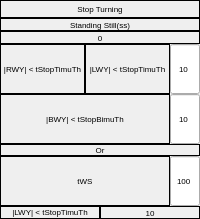
             <widget class="QFrame" name="t2ss_Frame">
              <property name="frameShape">
               <enum>QFrame::Shape::NoFrame</enum>
              </property>
              <property name="frameShadow">
               <enum>QFrame::Shadow::Raised</enum>
              </property>
              <layout class="QVBoxLayout" name="verticalLayout_22">
               <property name="spacing">
                <number>0</number>
               </property>
               <property name="leftMargin">
                <number>0</number>
               </property>
               <property name="topMargin">
                <number>0</number>
               </property>
               <property name="rightMargin">
                <number>0</number>
               </property>
               <property name="bottomMargin">
                <number>0</number>
               </property>
               <item>
                <widget class="QLabel" name="stopTurning_Label">
                 <property name="maximumSize">
                  <size>
                   <width>16777215</width>
                   <height>18</height>
                  </size>
                 </property>
                 <property name="font">
                  <font>
                   <pointsize>6</pointsize>
                  </font>
                 </property>
                 <property name="frameShape">
                  <enum>QFrame::Shape::Box</enum>
                 </property>
                 <property name="text">
                  <string>Stop Turning</string>
                 </property>
                 <property name="alignment">
                  <set>Qt::AlignmentFlag::AlignCenter</set>
                 </property>
                </widget>
               </item>
               <item>
                <layout class="QVBoxLayout" name="stopTurning_verticalLayout">
                 <property name="spacing">
                  <number>0</number>
                 </property>
                 <item>
                  <widget class="QLabel" name="flag127_label">
                   <property name="maximumSize">
                    <size>
                     <width>16777215</width>
                     <height>18</height>
                    </size>
                   </property>
                   <property name="font">
                    <font>
                     <pointsize>6</pointsize>
                    </font>
                   </property>
                   <property name="frameShape">
                    <enum>QFrame::Shape::Box</enum>
                   </property>
                   <property name="text">
                    <string>Standing Still(ss)</string>
                   </property>
                   <property name="alignment">
                    <set>Qt::AlignmentFlag::AlignCenter</set>
                   </property>
                  </widget>
                 </item>
                 <item>
                  <widget class="QLabel" name="stopTurning_StateNumber0_Label">
                   <property name="maximumSize">
                    <size>
                     <width>16777215</width>
                     <height>18</height>
                    </size>
                   </property>
                   <property name="font">
                    <font>
                     <pointsize>6</pointsize>
                    </font>
                   </property>
                   <property name="frameShape">
                    <enum>QFrame::Shape::Box</enum>
                   </property>
                   <property name="text">
                    <string>0</string>
                   </property>
                   <property name="alignment">
                    <set>Qt::AlignmentFlag::AlignCenter</set>
                   </property>
                  </widget>
                 </item>
                 <item>
                  <layout class="QHBoxLayout" name="stopTurning_Flag1_horizontalLayout">
                   <property name="spacing">
                    <number>0</number>
                   </property>
                   <item>
                    <widget class="QLabel" name="flag31_label">
                     <property name="font">
                      <font>
                       <pointsize>6</pointsize>
                       <bold>false</bold>
                      </font>
                     </property>
                     <property name="frameShape">
                      <enum>QFrame::Shape::Box</enum>
                     </property>
                     <property name="text">
                      <string>|RWY| &lt; tStopTimuTh</string>
                     </property>
                     <property name="alignment">
                      <set>Qt::AlignmentFlag::AlignCenter</set>
                     </property>
                     <property name="wordWrap">
                      <bool>true</bool>
                     </property>
                    </widget>
                   </item>
                   <item>
                    <widget class="QLabel" name="flag32_label">
                     <property name="font">
                      <font>
                       <pointsize>6</pointsize>
                       <bold>false</bold>
                      </font>
                     </property>
                     <property name="frameShape">
                      <enum>QFrame::Shape::Box</enum>
                     </property>
                     <property name="text">
                      <string>|LWY| &lt; tStopTimuTh</string>
                     </property>
                     <property name="alignment">
                      <set>Qt::AlignmentFlag::AlignCenter</set>
                     </property>
                     <property name="wordWrap">
                      <bool>true</bool>
                     </property>
                    </widget>
                   </item>
                   <item>
                    <widget class="QLineEdit" name="flag31_and_flag32_lineEdit">
                     <property name="minimumSize">
                      <size>
                       <width>30</width>
                       <height>50</height>
                      </size>
                     </property>
                     <property name="maximumSize">
                      <size>
                       <width>30</width>
                       <height>5000</height>
                      </size>
                     </property>
                     <property name="font">
                      <font>
                       <pointsize>6</pointsize>
                      </font>
                     </property>
                     <property name="text">
                      <string>10</string>
                     </property>
                     <property name="frame">
                      <bool>true</bool>
                     </property>
                     <property name="alignment">
                      <set>Qt::AlignmentFlag::AlignCenter</set>
                     </property>
                     <property name="placeholderText">
                      <string>10</string>
                     </property>
                    </widget>
                   </item>
                  </layout>
                 </item>
                 <item>
                  <layout class="QHBoxLayout" name="stopTurning_Flag2_horizontalLayout">
                   <property name="spacing">
                    <number>0</number>
                   </property>
                   <item>
                    <widget class="QLabel" name="flag33_label">
                     <property name="font">
                      <font>
                       <pointsize>6</pointsize>
                      </font>
                     </property>
                     <property name="frameShape">
                      <enum>QFrame::Shape::Box</enum>
                     </property>
                     <property name="text">
                      <string>|BWY| &lt; tStopBimuTh</string>
                     </property>
                     <property name="alignment">
                      <set>Qt::AlignmentFlag::AlignCenter</set>
                     </property>
                     <property name="wordWrap">
                      <bool>true</bool>
                     </property>
                    </widget>
                   </item>
                   <item>
                    <widget class="QLineEdit" name="flag33_lineEdit">
                     <property name="minimumSize">
                      <size>
                       <width>30</width>
                       <height>50</height>
                      </size>
                     </property>
                     <property name="maximumSize">
                      <size>
                       <width>30</width>
                       <height>5000</height>
                      </size>
                     </property>
                     <property name="font">
                      <font>
                       <pointsize>6</pointsize>
                      </font>
                     </property>
                     <property name="text">
                      <string>10</string>
                     </property>
                     <property name="frame">
                      <bool>true</bool>
                     </property>
                     <property name="alignment">
                      <set>Qt::AlignmentFlag::AlignCenter</set>
                     </property>
                     <property name="placeholderText">
                      <string>10</string>
                     </property>
                    </widget>
                   </item>
                  </layout>
                 </item>
                 <item>
                  <widget class="QLabel" name="or_stopTurning_Label">
                   <property name="maximumSize">
                    <size>
                     <width>16777215</width>
                     <height>18</height>
                    </size>
                   </property>
                   <property name="font">
                    <font>
                     <pointsize>6</pointsize>
                    </font>
                   </property>
                   <property name="frameShape">
                    <enum>QFrame::Shape::Box</enum>
                   </property>
                   <property name="text">
                    <string>Or</string>
                   </property>
                   <property name="alignment">
                    <set>Qt::AlignmentFlag::AlignCenter</set>
                   </property>
                   <property name="wordWrap">
                    <bool>true</bool>
                   </property>
                  </widget>
                 </item>
                 <item>
                  <layout class="QHBoxLayout" name="stopTurning_Flag31_horizontalLayout">
                   <property name="spacing">
                    <number>0</number>
                   </property>
                   <item>
                    <widget class="QLabel" name="flag34_label">
                     <property name="font">
                      <font>
                       <pointsize>6</pointsize>
                      </font>
                     </property>
                     <property name="frameShape">
                      <enum>QFrame::Shape::Box</enum>
                     </property>
                     <property name="text">
                      <string>tWS</string>
                     </property>
                     <property name="alignment">
                      <set>Qt::AlignmentFlag::AlignCenter</set>
                     </property>
                     <property name="wordWrap">
                      <bool>true</bool>
                     </property>
                    </widget>
                   </item>
                   <item>
                    <widget class="QLineEdit" name="flag34_lineEdit">
                     <property name="minimumSize">
                      <size>
                       <width>30</width>
                       <height>50</height>
                      </size>
                     </property>
                     <property name="maximumSize">
                      <size>
                       <width>30</width>
                       <height>5000</height>
                      </size>
                     </property>
                     <property name="font">
                      <font>
                       <pointsize>6</pointsize>
                      </font>
                     </property>
                     <property name="text">
                      <string>100</string>
                     </property>
                     <property name="frame">
                      <bool>true</bool>
                     </property>
                     <property name="alignment">
                      <set>Qt::AlignmentFlag::AlignCenter</set>
                     </property>
                     <property name="placeholderText">
                      <string>100</string>
                     </property>
                    </widget>
                   </item>
                  </layout>
                 </item>
                 <item>
                  <layout class="QHBoxLayout" name="stopTurning_Flag32_horizontalLayout">
                   <property name="spacing">
                    <number>0</number>
                   </property>
                   <item>
                    <widget class="QLabel" name="flag35_label">
                     <property name="font">
                      <font>
                       <pointsize>6</pointsize>
                      </font>
                     </property>
                     <property name="frameShape">
                      <enum>QFrame::Shape::Box</enum>
                     </property>
                     <property name="text">
                      <string>|LWY| &lt; tStopTimuTh</string>
                     </property>
                     <property name="alignment">
                      <set>Qt::AlignmentFlag::AlignCenter</set>
                     </property>
                     <property name="wordWrap">
                      <bool>true</bool>
                     </property>
                    </widget>
                   </item>
                   <item>
                    <widget class="QLabel" name="label_15">
                     <property name="font">
                      <font>
                       <pointsize>6</pointsize>
                      </font>
                     </property>
                     <property name="layoutDirection">
                      <enum>Qt::LayoutDirection::RightToLeft</enum>
                     </property>
                     <property name="frameShape">
                      <enum>QFrame::Shape::Box</enum>
                     </property>
                     <property name="text">
                      <string>10</string>
                     </property>
                     <property name="alignment">
                      <set>Qt::AlignmentFlag::AlignCenter</set>
                     </property>
                    </widget>
                   </item>
                  </layout>
                 </item>
                </layout>
               </item>
              </layout>
             </widget>
